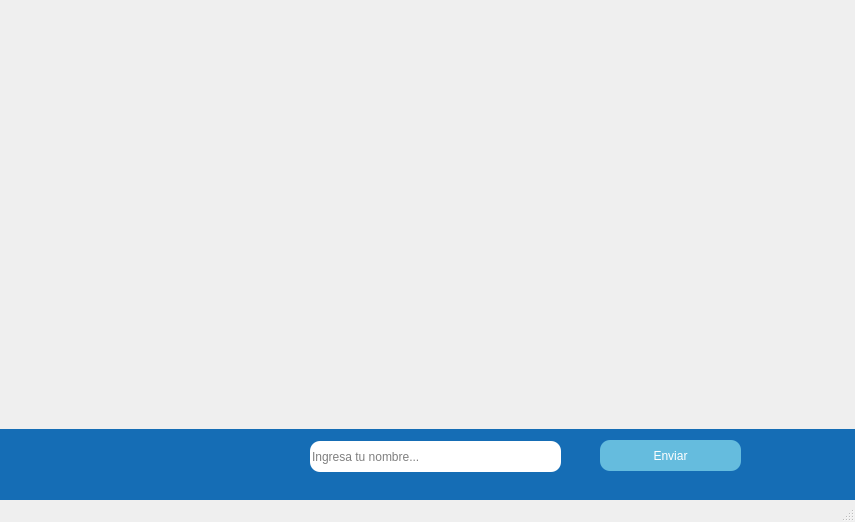
<?xml version="1.0" encoding="UTF-8"?>
<ui version="4.0">
 <class>VentanaDeInicio</class>
 <widget class="QMainWindow" name="VentanaDeInicio">
  <property name="geometry">
   <rect>
    <x>0</x>
    <y>0</y>
    <width>855</width>
    <height>522</height>
   </rect>
  </property>
  <property name="windowTitle">
   <string>MainWindow</string>
  </property>
  <widget class="QWidget" name="centralwidget">
   <widget class="QLabel" name="background">
    <property name="geometry">
     <rect>
      <x>-6</x>
      <y>-5</y>
      <width>861</width>
      <height>501</height>
     </rect>
    </property>
    <property name="cursor">
     <cursorShape>ArrowCursor</cursorShape>
    </property>
    <property name="mouseTracking">
     <bool>true</bool>
    </property>
    <property name="text">
     <string/>
    </property>
    <property name="pixmap">
     <pixmap>sprites/background/index1.png</pixmap>
    </property>
    <property name="scaledContents">
     <bool>true</bool>
    </property>
   </widget>
   <widget class="QLabel" name="label">
    <property name="geometry">
     <rect>
      <x>0</x>
      <y>429</y>
      <width>861</width>
      <height>71</height>
     </rect>
    </property>
    <property name="styleSheet">
     <string notr="true">color: rgb(36, 118, 217);
background-color: rgb(21, 109, 181);</string>
    </property>
    <property name="text">
     <string/>
    </property>
   </widget>
   <widget class="QLineEdit" name="nombre">
    <property name="geometry">
     <rect>
      <x>310</x>
      <y>441</y>
      <width>251</width>
      <height>31</height>
     </rect>
    </property>
    <property name="cursor">
     <cursorShape>OpenHandCursor</cursorShape>
    </property>
    <property name="styleSheet">
     <string notr="true">border-radius: 10px</string>
    </property>
    <property name="frame">
     <bool>true</bool>
    </property>
    <property name="placeholderText">
     <string>Ingresa tu nombre...</string>
    </property>
   </widget>
   <widget class="QPushButton" name="boton_enviar">
    <property name="geometry">
     <rect>
      <x>600</x>
      <y>440</y>
      <width>141</width>
      <height>31</height>
     </rect>
    </property>
    <property name="styleSheet">
     <string notr="true">border-radius: 10px;
font: 10pt &quot;Showcard Gothic&quot;;
color: rgb(255, 255, 255);
background-color: rgb(101, 188, 222);</string>
    </property>
    <property name="text">
     <string>Enviar</string>
    </property>
   </widget>
  </widget>
  <widget class="QStatusBar" name="statusbar"/>
 </widget>
 <resources/>
 <connections/>
</ui>
